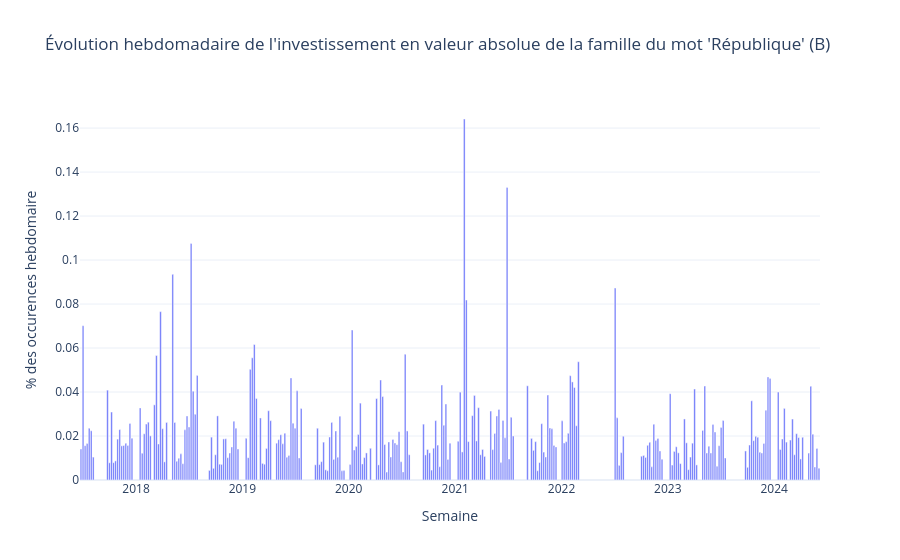

The notebook cell this image was saved under:
### Code cell
# Grouper par semaine
df_weekly = (
    df.groupby(df["dateSeance_day"].dt.to_period("W"))["repu_match_valide"]
    .value_counts(normalize=True)
    .rename("proportion")
    .reset_index()
)

# Transformer la période en datetime (pour l'axe X)
df_weekly["dateSeance_day"] = df_weekly["dateSeance_day"].dt.to_timestamp()

# Garder True uniquement
df_weekly_true = df_weekly[df_weekly["repu_match_valide"] == True]

# Graphique
fig_weekly = px.bar(
    df_weekly_true,
    x="dateSeance_day",
    y="proportion",
    title="Évolution hebdomadaire de l'investissement en valeur absolue de la famille du mot 'République' (B)",
    labels={"proportion": "% des occurences hebdomaire", "dateSeance_day": "Semaine"},
    template="plotly_white",
)

fig_weekly.show()

# aficher les 25 dates les plus fréquentes sous forme de tableau
table = df_weekly_true.sort_values("proportion", ascending=False).head(20)
table

### Figure 1 — Plotly figure (JSON) as saved in the notebook; plotly's stock layout.template omitted (floating-point values rounded to 4 significant figures; data arrays with more than 128 entries replaced by an {"elided": "..."} marker saying what was removed)
{"data": [{"alignmentgroup": "True", "hovertemplate": "Semaine=%{x}<br>% des occurences hebdomaire=%{y}<extra></extra>", "legendgroup": "", "marker": {"color": "#636efa", "pattern": {"shape": ""}}, "name": "", "offsetgroup": "", "orientation": "v", "showlegend": false, "textposition": "auto", "type": "bar", "x": {"elided": "262 str values"}, "xaxis": "x", "y": {"elided": "262 float values"}, "yaxis": "y"}], "layout": {"barmode": "relative", "legend": {"tracegroupgap": 0}, "title": {"text": "Évolution hebdomadaire de l'investissement en valeur absolue de la famille du mot 'République' (B)"}, "xaxis": {"anchor": "y", "domain": [0, 1], "title": {"text": "Semaine"}}, "yaxis": {"anchor": "x", "domain": [0, 1], "title": {"text": "% des occurences hebdomaire"}}}}
